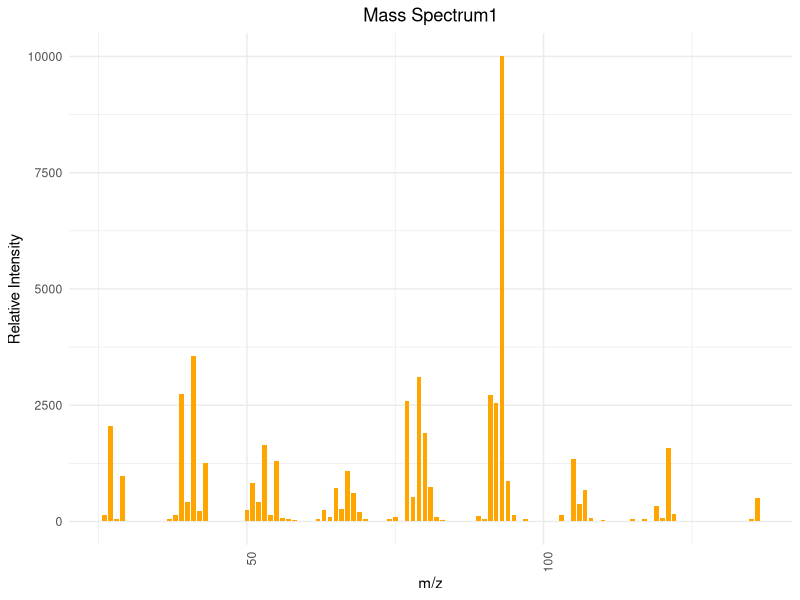
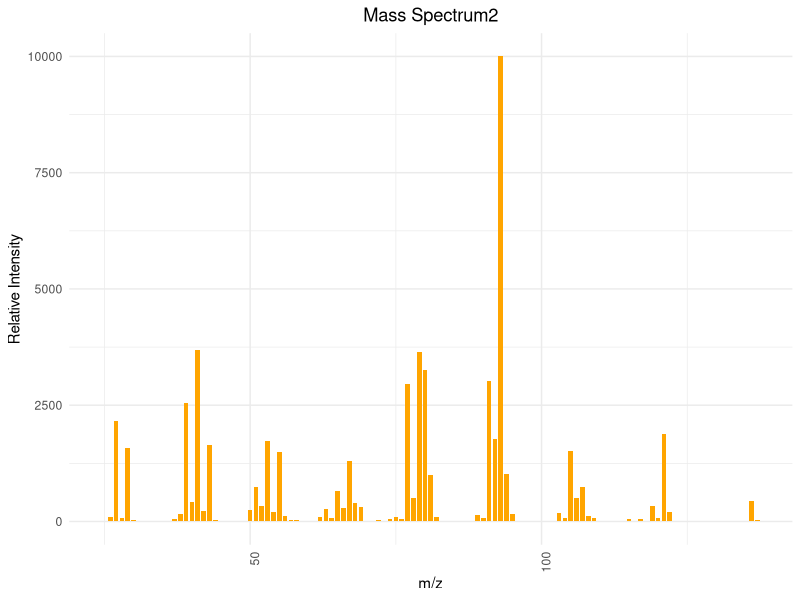
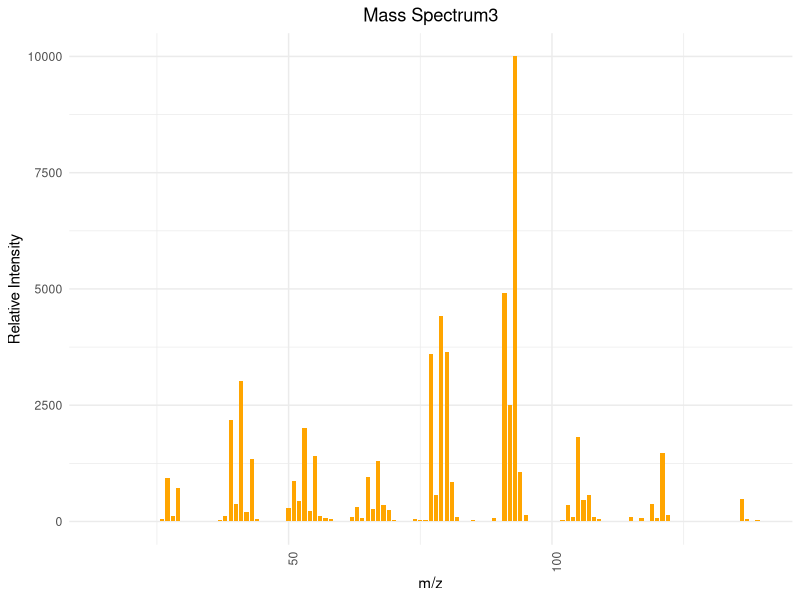

R code for these plots, in order:
## ---- chunk 1
# 安装并加载所需的包
library(ggplot2)

# 图1
mz1 <- c(26, 27, 28, 29, 37, 38, 39, 40, 41, 42, 43, 50, 51, 52, 53, 54, 55, 56, 57, 58, 62, 63, 64, 65, 66, 67, 68, 69, 70, 74, 75, 77, 78, 79, 80, 81, 82, 83, 89, 90, 91, 92, 93, 94, 95, 97, 103, 105, 106, 107, 108, 109, 110, 115, 117, 119, 120, 121, 122, 135, 136)
intensity1 <- c(150, 2050, 60, 970, 60, 140, 2750, 420, 3560, 220, 1250, 240, 830, 410, 1650, 150, 1310, 80, 60, 40, 60, 250, 90, 720, 270, 1090, 610, 200, 50, 50, 90, 2580, 520, 3100, 1910, 750, 100, 40, 110, 60, 2720, 2550, 9999, 880, 140, 50, 150, 1340, 370, 680, 80, 20, 40, 60, 60, 330, 80, 1570, 170, 60, 500)

data1 <- data.frame(mz1, intensity1)


ggplot(data1, aes(x=mz1, y=intensity1)) +
  geom_bar(stat="identity", fill="orange", width=0.8) + 
  theme_minimal() + 
  labs(title="Mass Spectrum1",
       x="m/z",
       y="Relative Intensity") + 
  theme(axis.text.x = element_text(angle = 90, hjust = 1), plot.title = element_text(hjust = 0.5))  

# 图2
mz2 <- c(25, 26, 27, 28, 29, 30, 37, 38, 39, 40, 41, 42, 43, 44, 45, 46, 47, 49, 50, 51, 52, 53, 54, 55, 56, 57, 58, 59, 60, 61, 62, 63, 64, 65, 66, 67, 68, 69, 70, 72, 73, 74, 75, 76, 77, 78, 79, 80, 81, 82, 83, 84, 85, 86, 87, 88, 89, 90, 91, 92, 93, 94, 95, 96, 98, 101, 102, 103, 104, 105, 106, 107, 108, 109, 110, 115, 116, 117, 118, 119, 120, 121, 122, 123, 133, 134, 135, 136, 137)
intensity2 <- c(5, 100, 2170, 70, 1580, 30, 50, 170, 2550, 420, 3690, 230, 1640, 40, 10, 5, 10, 20, 250, 740, 340, 1740, 200, 1500, 110, 30, 30, 10, 10, 10, 90, 260, 70, 660, 280, 1290, 400, 310, 20, 40, 10, 50, 90, 50, 2950, 500, 3640, 3250, 1010, 90, 20, 5, 5, 10, 10, 10, 130, 80, 3020, 1770, 9999, 1020, 160, 10, 5, 10, 20, 190, 80, 1510, 500, 740, 110, 80, 5, 60, 10, 60, 20, 340, 80, 1890, 210, 5, 5, 10, 20, 450, 40)

data2 <- data.frame(mz2, intensity2)

ggplot(data2, aes(x=mz2, y=intensity2)) +
  geom_bar(stat="identity", fill="orange", width=0.8) + 
  theme_minimal() + 
  labs(title="Mass Spectrum2",
       x="m/z",
       y="Relative Intensity") + 
  theme(axis.text.x = element_text(angle = 90, hjust = 1), plot.title = element_text(hjust = 0.5))  

# 图3
mz3 <- c(15, 26, 27, 28, 29, 30, 37, 38, 39, 40, 41, 42, 43, 44, 45, 49, 50, 51, 52, 53, 54, 55, 56, 57, 58, 59, 61, 62, 63, 64, 65, 66, 67, 68, 69, 70, 74, 75, 76, 77, 78, 79, 80, 81, 82, 83, 85, 86, 87, 89, 91, 92, 93, 94, 95, 96, 102, 103, 104, 105, 106, 107, 108, 109, 115, 116, 117, 118, 119, 120, 121, 122, 135, 136, 137, 139)
intensity3 <- c(20, 50, 940, 120, 720, 20, 30, 120, 2180, 380, 3020, 200, 1350, 50, 20, 10, 290, 870, 440, 2010, 220, 1400, 120, 70, 60, 10, 20, 90, 310, 80, 960, 270, 1310, 360, 240, 30, 50, 40, 30, 3610, 560, 4410, 3650, 850, 90, 20, 30, 10, 10, 70, 4910, 2500, 9999, 1070, 130, 20, 30, 350, 90, 1810, 460, 580, 90, 50, 100, 20, 70, 10, 370, 80, 1480, 150, 20, 480, 60, 30)

data3 <- data.frame(mz3, intensity3)

ggplot(data3, aes(x=mz3, y=intensity3)) +
  geom_bar(stat="identity", fill="orange", width=0.8) + 
  theme_minimal() + 
  labs(title="Mass Spectrum3",
       x="m/z",
       y="Relative Intensity") + 
  theme(axis.text.x = element_text(angle = 90, hjust = 1), plot.title = element_text(hjust = 0.5)) 

